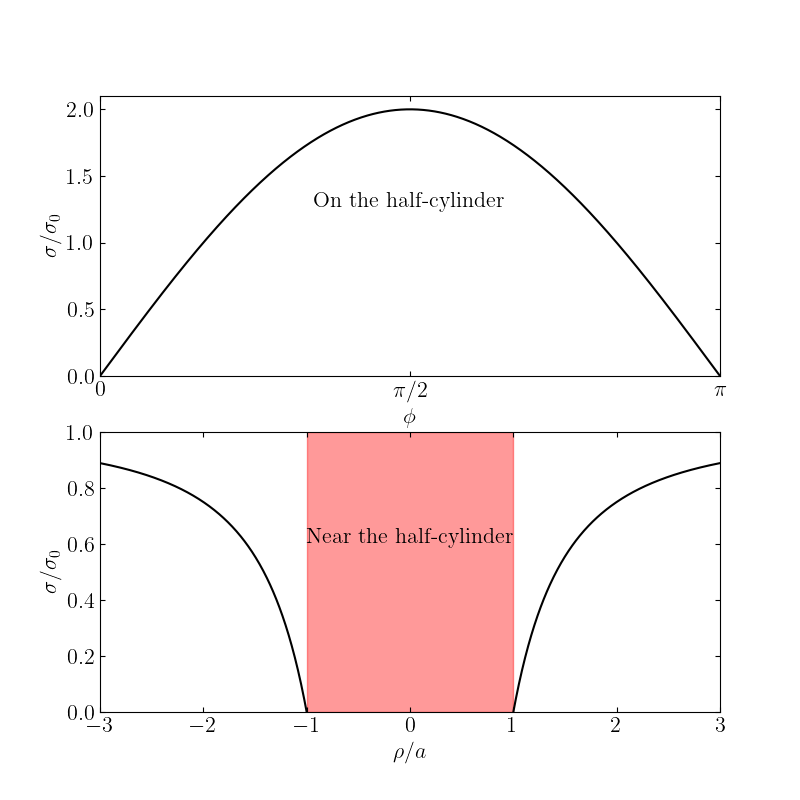

This figure's Python source:
import matplotlib.pyplot as plt
import ptrace as pt
import numpy as np


def s1(rho):
    return 1 - 1 / (rho ** 2)


def s2(phi):
    return 2 * np.sin(phi)


rho = np.linspace(-3, 3, 1000)
phi = np.linspace(0, np.pi, 1000)


pt.mpl(tex=True)
fig, axes = plt.subplots(2, 1, figsize=(8, 8))


axes[0].plot(phi / np.pi, s2(phi), "-k")
axes[1].plot(rho, s1(rho), "-k")

axes[0].set_xlim(0, 1)
axes[0].set_ylim(0, 2.1)
axes[0].set_xticks([0, 0.5, 1])
axes[0].set_xticklabels(["0", "$\pi/2$", "$\pi$"])
axes[0].set_xlabel("$\phi$")
axes[0].text(0.5, 0.6, "On the half-cylinder", transform=axes[0].transAxes,
             ha="center")

axes[1].set_xlim(rho[0], rho[-1])
axes[1].set_ylim(0, 1)
axes[1].set_xlabel(r"$\rho/a$")
axes[1].text(0.5, 0.6, "Near the half-cylinder", transform=axes[1].transAxes,
             ha="center")
axes[1].axvspan(-1, 1, color="red", alpha=0.4)

for (j, ax) in enumerate(axes):
    ax.set_ylabel("$\sigma/\sigma_0$")
    ax.tick_params(**pt.params)

fig.savefig("p2.png")
